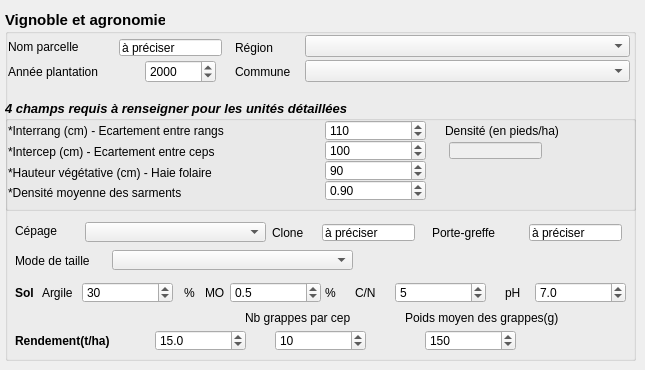
   <widget class="QWidget" name="tabAgronomie">
    <attribute name="title">
     <string>Agronomie</string>
    </attribute>
    <widget class="QGroupBox" name="groupBoxVignoble">
     <property name="enabled">
      <bool>true</bool>
     </property>
     <property name="geometry">
      <rect>
       <x>5</x>
       <y>10</y>
       <width>631</width>
       <height>351</height>
      </rect>
     </property>
     <property name="sizePolicy">
      <sizepolicy hsizetype="Minimum" vsizetype="Fixed">
       <horstretch>0</horstretch>
       <verstretch>0</verstretch>
      </sizepolicy>
     </property>
     <property name="font">
      <font>
       <pointsize>11</pointsize>
       <weight>75</weight>
       <bold>true</bold>
      </font>
     </property>
     <property name="toolTip">
      <string/>
     </property>
     <property name="whatsThis">
      <string>&lt;html&gt;&lt;head/&gt;&lt;body&gt;&lt;p&gt;&lt;span style=&quot; font-size:10pt; color:#00aa00;&quot;&gt;Dans les informations vignobles, 4 champs sont requis (*). Ils sont nécessaire pous accéder aux unités détaillées des indicateurs Physiocap :&lt;br/&gt;- nombre de sarments par m2 : &lt;/span&gt;&lt;span style=&quot; font-size:10pt; font-weight:600; color:#00aa00;&quot;&gt;NBSARMM2&lt;br/&gt;&lt;/span&gt;&lt;span style=&quot; font-size:10pt; color:#00aa00;&quot;&gt;- nombre de sarments par cep : &lt;/span&gt;&lt;span style=&quot; font-size:10pt; font-weight:600; color:#00aa00;&quot;&gt;NBSARCEP&lt;br/&gt;&lt;/span&gt;&lt;span style=&quot; font-size:10pt; color:#00aa00;&quot;&gt;- indicateur de surface de bois en mm²/m² : &lt;/span&gt;&lt;span style=&quot; font-size:10pt; font-weight:600; color:#00aa00;&quot;&gt;BIOMM2&lt;br/&gt;&lt;/span&gt;&lt;span style=&quot; font-size:10pt; color:#00aa00;&quot;&gt;- biomasse en g par m² : &lt;/span&gt;&lt;span style=&quot; font-size:10pt; font-weight:600; color:#00aa00;&quot;&gt;BIOMGM2&lt;br/&gt;&lt;/span&gt;&lt;span style=&quot; font-size:10pt; color:#00aa00;&quot;&gt;- biomasse par pieds : &lt;/span&gt;&lt;span style=&quot; font-size:10pt; font-weight:600; color:#00aa00;&quot;&gt;BIOMGCEP&lt;/span&gt;&lt;/p&gt;&lt;p&gt;&lt;span style=&quot; font-size:10pt; color:#00aa00;&quot;&gt;Sans ces informations de détails, l'extension ne calcule que 3 indicateurs :&lt;br/&gt;- nombre de sarment par metre lineaire : &lt;/span&gt;&lt;span style=&quot; font-size:10pt; font-weight:600; color:#00aa00;&quot;&gt;SARM&lt;br/&gt;&lt;/span&gt;&lt;span style=&quot; font-size:10pt; color:#00aa00;&quot;&gt;- section moyenne en mm : &lt;/span&gt;&lt;span style=&quot; font-size:10pt; font-weight:600; color:#00aa00;&quot;&gt;DIAM&lt;br/&gt;&lt;/span&gt;&lt;span style=&quot; font-size:10pt; color:#00aa00;&quot;&gt;- biomasse de la vigne mesurée en mm²/m linéaire : &lt;/span&gt;&lt;span style=&quot; font-size:10pt; font-weight:600; color:#00aa00;&quot;&gt;BIOM&lt;/span&gt;&lt;/p&gt;&lt;p&gt;&lt;span style=&quot; font-size:10pt; color:#00aa00;&quot;&gt;Pour en savoir plus, par le bouton, retrouvez le Wiki de l'extension et comprenez tous les indicateurs Physiocap.&lt;/span&gt;&lt;/p&gt;&lt;/body&gt;&lt;/html&gt;</string>
     </property>
     <property name="styleSheet">
      <string notr="true">QLineEdit { margin: 4px }</string>
     </property>
     <property name="title">
      <string>Vignoble et agronomie</string>
     </property>
     <property name="checkable">
      <bool>false</bool>
     </property>
     <widget class="QComboBox" name="comboBoxCepage">
      <property name="geometry">
       <rect>
        <x>80</x>
        <y>212</y>
        <width>181</width>
        <height>20</height>
       </rect>
      </property>
      <property name="font">
       <font>
        <pointsize>9</pointsize>
       </font>
      </property>
      <property name="toolTip">
       <string>&lt;html&gt;&lt;head/&gt;&lt;body&gt;&lt;p&gt;&lt;span style=&quot; font-size:10pt; color:#00aa00;&quot;&gt;Liste presque exhaustive.&lt;/span&gt;&lt;/p&gt;&lt;p&gt;&lt;span style=&quot; font-size:10pt; font-style:italic; color:#00aa00;&quot;&gt;Astuce : Taper la première lettre de votre cépage pour accéder à une liste limitée.&lt;/span&gt;&lt;/p&gt;&lt;/body&gt;&lt;/html&gt;</string>
      </property>
     </widget>
     <widget class="QLabel" name="lab_57">
      <property name="geometry">
       <rect>
        <x>10</x>
        <y>210</y>
        <width>61</width>
        <height>21</height>
       </rect>
      </property>
      <property name="sizePolicy">
       <sizepolicy hsizetype="Minimum" vsizetype="Fixed">
        <horstretch>0</horstretch>
        <verstretch>0</verstretch>
       </sizepolicy>
      </property>
      <property name="font">
       <font>
        <pointsize>9</pointsize>
       </font>
      </property>
      <property name="text">
       <string>Cépage</string>
      </property>
     </widget>
     <widget class="QLineEdit" name="lineEditPorteGreffe">
      <property name="geometry">
       <rect>
        <x>520</x>
        <y>210</y>
        <width>101</width>
        <height>25</height>
       </rect>
      </property>
      <property name="sizePolicy">
       <sizepolicy hsizetype="Expanding" vsizetype="Fixed">
        <horstretch>0</horstretch>
        <verstretch>0</verstretch>
       </sizepolicy>
      </property>
      <property name="font">
       <font>
        <pointsize>9</pointsize>
       </font>
      </property>
      <property name="text">
       <string>à préciser</string>
      </property>
     </widget>
     <widget class="QLabel" name="label_6">
      <property name="geometry">
       <rect>
        <x>427</x>
        <y>212</y>
        <width>91</width>
        <height>22</height>
       </rect>
      </property>
      <property name="font">
       <font>
        <pointsize>9</pointsize>
       </font>
      </property>
      <property name="text">
       <string>Porte-greffe</string>
      </property>
     </widget>
     <widget class="QLineEdit" name="lineEditClone">
      <property name="geometry">
       <rect>
        <x>313</x>
        <y>210</y>
        <width>101</width>
        <height>25</height>
       </rect>
      </property>
      <property name="sizePolicy">
       <sizepolicy hsizetype="Expanding" vsizetype="Fixed">
        <horstretch>0</horstretch>
        <verstretch>0</verstretch>
       </sizepolicy>
      </property>
      <property name="font">
       <font>
        <pointsize>9</pointsize>
       </font>
      </property>
      <property name="text">
       <string>à préciser</string>
      </property>
     </widget>
     <widget class="QLabel" name="label_Clone">
      <property name="geometry">
       <rect>
        <x>267</x>
        <y>212</y>
        <width>67</width>
        <height>22</height>
       </rect>
      </property>
      <property name="font">
       <font>
        <pointsize>9</pointsize>
       </font>
      </property>
      <property name="text">
       <string>Clone</string>
      </property>
     </widget>
     <widget class="QLabel" name="label_2">
      <property name="geometry">
       <rect>
        <x>230</x>
        <y>50</y>
        <width>71</width>
        <height>23</height>
       </rect>
      </property>
      <property name="sizePolicy">
       <sizepolicy hsizetype="Minimum" vsizetype="Fixed">
        <horstretch>0</horstretch>
        <verstretch>0</verstretch>
       </sizepolicy>
      </property>
      <property name="font">
       <font>
        <pointsize>9</pointsize>
       </font>
      </property>
      <property name="text">
       <string>Commune</string>
      </property>
     </widget>
     <widget class="QLabel" name="label_5">
      <property name="geometry">
       <rect>
        <x>3</x>
        <y>25</y>
        <width>111</width>
        <height>23</height>
       </rect>
      </property>
      <property name="sizePolicy">
       <sizepolicy hsizetype="Minimum" vsizetype="Fixed">
        <horstretch>0</horstretch>
        <verstretch>0</verstretch>
       </sizepolicy>
      </property>
      <property name="font">
       <font>
        <pointsize>9</pointsize>
       </font>
      </property>
      <property name="inputMethodHints">
       <set>Qt::ImhNone</set>
      </property>
      <property name="text">
       <string>Nom parcelle</string>
      </property>
     </widget>
     <widget class="QComboBox" name="comboBoxCommune">
      <property name="geometry">
       <rect>
        <x>300</x>
        <y>50</y>
        <width>325</width>
        <height>22</height>
       </rect>
      </property>
      <property name="font">
       <font>
        <pointsize>9</pointsize>
       </font>
      </property>
     </widget>
     <widget class="QLabel" name="label_7">
      <property name="geometry">
       <rect>
        <x>3</x>
        <y>50</y>
        <width>121</width>
        <height>23</height>
       </rect>
      </property>
      <property name="sizePolicy">
       <sizepolicy hsizetype="Minimum" vsizetype="Fixed">
        <horstretch>0</horstretch>
        <verstretch>0</verstretch>
       </sizepolicy>
      </property>
      <property name="font">
       <font>
        <pointsize>9</pointsize>
       </font>
      </property>
      <property name="text">
       <string>Année plantation</string>
      </property>
     </widget>
     <widget class="QSpinBox" name="spinBoxAnneePlant">
      <property name="geometry">
       <rect>
        <x>140</x>
        <y>50</y>
        <width>71</width>
        <height>23</height>
       </rect>
      </property>
      <property name="font">
       <font>
        <pointsize>9</pointsize>
       </font>
      </property>
      <property name="maximum">
       <number>2040</number>
      </property>
      <property name="singleStep">
       <number>1</number>
      </property>
      <property name="value">
       <number>2000</number>
      </property>
     </widget>
     <widget class="QLabel" name="label_8">
      <property name="geometry">
       <rect>
        <x>230</x>
        <y>26</y>
        <width>71</width>
        <height>23</height>
       </rect>
      </property>
      <property name="sizePolicy">
       <sizepolicy hsizetype="Minimum" vsizetype="Fixed">
        <horstretch>0</horstretch>
        <verstretch>0</verstretch>
       </sizepolicy>
      </property>
      <property name="font">
       <font>
        <pointsize>9</pointsize>
       </font>
      </property>
      <property name="text">
       <string>Région</string>
      </property>
     </widget>
     <widget class="QLabel" name="label_10">
      <property name="geometry">
       <rect>
        <x>179</x>
        <y>270</y>
        <width>21</width>
        <height>26</height>
       </rect>
      </property>
      <property name="font">
       <font>
        <pointsize>9</pointsize>
       </font>
      </property>
      <property name="text">
       <string>%</string>
      </property>
     </widget>
     <widget class="QLabel" name="label_9">
      <property name="geometry">
       <rect>
        <x>37</x>
        <y>270</y>
        <width>41</width>
        <height>26</height>
       </rect>
      </property>
      <property name="font">
       <font>
        <pointsize>9</pointsize>
       </font>
      </property>
      <property name="text">
       <string>Argile</string>
      </property>
     </widget>
     <widget class="QLabel" name="label_PH">
      <property name="geometry">
       <rect>
        <x>500</x>
        <y>270</y>
        <width>21</width>
        <height>26</height>
       </rect>
      </property>
      <property name="font">
       <font>
        <pointsize>9</pointsize>
       </font>
      </property>
      <property name="text">
       <string>pH</string>
      </property>
     </widget>
     <widget class="QLabel" name="label_11">
      <property name="geometry">
       <rect>
        <x>200</x>
        <y>270</y>
        <width>24</width>
        <height>26</height>
       </rect>
      </property>
      <property name="font">
       <font>
        <pointsize>9</pointsize>
       </font>
      </property>
      <property name="text">
       <string>MO</string>
      </property>
     </widget>
     <widget class="QLabel" name="label_16">
      <property name="geometry">
       <rect>
        <x>10</x>
        <y>270</y>
        <width>31</width>
        <height>26</height>
       </rect>
      </property>
      <property name="font">
       <font>
        <pointsize>9</pointsize>
        <weight>75</weight>
        <bold>true</bold>
       </font>
      </property>
      <property name="text">
       <string>Sol </string>
      </property>
     </widget>
     <widget class="QComboBox" name="comboBoxRegion">
      <property name="geometry">
       <rect>
        <x>300</x>
        <y>25</y>
        <width>325</width>
        <height>22</height>
       </rect>
      </property>
      <property name="font">
       <font>
        <pointsize>9</pointsize>
       </font>
      </property>
     </widget>
     <widget class="QLabel" name="lab_58">
      <property name="geometry">
       <rect>
        <x>10</x>
        <y>240</y>
        <width>121</width>
        <height>21</height>
       </rect>
      </property>
      <property name="sizePolicy">
       <sizepolicy hsizetype="Minimum" vsizetype="Fixed">
        <horstretch>0</horstretch>
        <verstretch>0</verstretch>
       </sizepolicy>
      </property>
      <property name="font">
       <font>
        <pointsize>9</pointsize>
        <weight>50</weight>
        <bold>false</bold>
       </font>
      </property>
      <property name="text">
       <string>Mode de taille</string>
      </property>
     </widget>
     <widget class="QComboBox" name="comboBoxTaille">
      <property name="geometry">
       <rect>
        <x>107</x>
        <y>240</y>
        <width>241</width>
        <height>20</height>
       </rect>
      </property>
      <property name="font">
       <font>
        <pointsize>9</pointsize>
       </font>
      </property>
     </widget>
     <widget class="QLabel" name="label_14">
      <property name="geometry">
       <rect>
        <x>350</x>
        <y>270</y>
        <width>31</width>
        <height>26</height>
       </rect>
      </property>
      <property name="font">
       <font>
        <pointsize>9</pointsize>
       </font>
      </property>
      <property name="text">
       <string>C/N</string>
      </property>
     </widget>
     <widget class="QSpinBox" name="spinBoxArgile">
      <property name="geometry">
       <rect>
        <x>77</x>
        <y>272</y>
        <width>91</width>
        <height>21</height>
       </rect>
      </property>
      <property name="font">
       <font>
        <pointsize>9</pointsize>
       </font>
      </property>
      <property name="inputMethodHints">
       <set>Qt::ImhDigitsOnly</set>
      </property>
      <property name="specialValueText">
       <string>Inconnu</string>
      </property>
      <property name="minimum">
       <number>0</number>
      </property>
      <property name="maximum">
       <number>100</number>
      </property>
      <property name="singleStep">
       <number>5</number>
      </property>
      <property name="value">
       <number>30</number>
      </property>
      <property name="displayIntegerBase">
       <number>10</number>
      </property>
     </widget>
     <widget class="QDoubleSpinBox" name="doubleSpinBoxMO">
      <property name="geometry">
       <rect>
        <x>225</x>
        <y>272</y>
        <width>91</width>
        <height>21</height>
       </rect>
      </property>
      <property name="font">
       <font>
        <pointsize>9</pointsize>
       </font>
      </property>
      <property name="toolTip">
       <string>&lt;html&gt;&lt;head/&gt;&lt;body&gt;&lt;p&gt;&lt;span style=&quot; font-size:10pt; color:#00aa00;&quot;&gt;Cette densité est utilisée dans le calcul de Biomasse en kg. La valeur 0,9 est une mesure moyenne dans la région Champagne. Mais la densité de vos bois dépend du cépage et des conditions météo.&lt;/span&gt;&lt;/p&gt;&lt;p&gt;&lt;span style=&quot; font-size:10pt; font-style:italic; color:#00aa00;&quot;&gt;Astuce : cette densité est un réel biais si vous comparez l'indice de biomasse à des pesées de bois de taille. Dans ce cas, prenez le temps de faire une mesure réelle de la densité de vos sarments, avant de préciser votre densité moyenne des sarments.&lt;/span&gt;&lt;/p&gt;&lt;/body&gt;&lt;/html&gt;</string>
      </property>
      <property name="specialValueText">
       <string>Inconnu</string>
      </property>
      <property name="decimals">
       <number>1</number>
      </property>
      <property name="minimum">
       <double>0.000000000000000</double>
      </property>
      <property name="maximum">
       <double>10.000000000000000</double>
      </property>
      <property name="singleStep">
       <double>0.100000000000000</double>
      </property>
      <property name="value">
       <double>0.500000000000000</double>
      </property>
     </widget>
     <widget class="QSpinBox" name="spinBoxCsurN">
      <property name="geometry">
       <rect>
        <x>390</x>
        <y>272</y>
        <width>91</width>
        <height>21</height>
       </rect>
      </property>
      <property name="font">
       <font>
        <pointsize>9</pointsize>
       </font>
      </property>
      <property name="inputMethodHints">
       <set>Qt::ImhDigitsOnly</set>
      </property>
      <property name="specialValueText">
       <string>Inconnu</string>
      </property>
      <property name="minimum">
       <number>0</number>
      </property>
      <property name="maximum">
       <number>50</number>
      </property>
      <property name="singleStep">
       <number>5</number>
      </property>
      <property name="value">
       <number>5</number>
      </property>
      <property name="displayIntegerBase">
       <number>10</number>
      </property>
     </widget>
     <widget class="QDoubleSpinBox" name="doubleSpinBoxPH">
      <property name="geometry">
       <rect>
        <x>530</x>
        <y>272</y>
        <width>91</width>
        <height>21</height>
       </rect>
      </property>
      <property name="font">
       <font>
        <pointsize>9</pointsize>
       </font>
      </property>
      <property name="toolTip">
       <string>&lt;html&gt;&lt;head/&gt;&lt;body&gt;&lt;p&gt;&lt;span style=&quot; font-size:10pt; color:#00aa00;&quot;&gt;Cette densité est utilisée dans le calcul de Biomasse en kg. La valeur 0,9 est une mesure moyenne dans la région Champagne. Mais la densité de vos bois dépend du cépage et des conditions météo.&lt;/span&gt;&lt;/p&gt;&lt;p&gt;&lt;span style=&quot; font-size:10pt; font-style:italic; color:#00aa00;&quot;&gt;Astuce : cette densité est un réel biais si vous comparez l'indice de biomasse à des pesées de bois de taille. Dans ce cas, prenez le temps de faire une mesure réelle de la densité de vos sarments, avant de préciser votre densité moyenne des sarments.&lt;/span&gt;&lt;/p&gt;&lt;/body&gt;&lt;/html&gt;</string>
      </property>
      <property name="specialValueText">
       <string>Inconnu</string>
      </property>
      <property name="decimals">
       <number>1</number>
      </property>
      <property name="minimum">
       <double>4.000000000000000</double>
      </property>
      <property name="maximum">
       <double>12.000000000000000</double>
      </property>
      <property name="singleStep">
       <double>0.100000000000000</double>
      </property>
      <property name="value">
       <double>7.000000000000000</double>
      </property>
     </widget>
     <widget class="QLabel" name="label_12">
      <property name="geometry">
       <rect>
        <x>320</x>
        <y>270</y>
        <width>21</width>
        <height>26</height>
       </rect>
      </property>
      <property name="font">
       <font>
        <pointsize>9</pointsize>
       </font>
      </property>
      <property name="text">
       <string>%</string>
      </property>
     </widget>
     <widget class="QGroupBox" name="groupBoxQuatresRequis">
      <property name="geometry">
       <rect>
        <x>0</x>
        <y>90</y>
        <width>631</width>
        <height>111</height>
       </rect>
      </property>
      <property name="font">
       <font>
        <pointsize>10</pointsize>
        <weight>75</weight>
        <italic>true</italic>
        <bold>true</bold>
       </font>
      </property>
      <property name="title">
       <string>4 champs requis à renseigner pour les unités détaillées</string>
      </property>
      <widget class="QLabel" name="lab_54">
       <property name="geometry">
        <rect>
         <x>500</x>
         <y>40</y>
         <width>81</width>
         <height>21</height>
        </rect>
       </property>
       <property name="font">
        <font>
         <pointsize>9</pointsize>
        </font>
       </property>
       <property name="text">
        <string/>
       </property>
      </widget>
      <widget class="QSpinBox" name="spinBoxInterrangs">
       <property name="geometry">
        <rect>
         <x>320</x>
         <y>20</y>
         <width>101</width>
         <height>21</height>
        </rect>
       </property>
       <property name="font">
        <font>
         <pointsize>9</pointsize>
        </font>
       </property>
       <property name="minimum">
        <number>70</number>
       </property>
       <property name="maximum">
        <number>500</number>
       </property>
       <property name="singleStep">
        <number>5</number>
       </property>
       <property name="value">
        <number>110</number>
       </property>
      </widget>
      <widget class="QLabel" name="lab_52">
       <property name="geometry">
        <rect>
         <x>3</x>
         <y>41</y>
         <width>301</width>
         <height>21</height>
        </rect>
       </property>
       <property name="sizePolicy">
        <sizepolicy hsizetype="Minimum" vsizetype="Fixed">
         <horstretch>0</horstretch>
         <verstretch>0</verstretch>
        </sizepolicy>
       </property>
       <property name="font">
        <font>
         <pointsize>9</pointsize>
        </font>
       </property>
       <property name="text">
        <string>*Intercep (cm) - Ecartement entre ceps</string>
       </property>
      </widget>
      <widget class="QSpinBox" name="spinBoxHauteur">
       <property name="geometry">
        <rect>
         <x>320</x>
         <y>60</y>
         <width>101</width>
         <height>21</height>
        </rect>
       </property>
       <property name="font">
        <font>
         <pointsize>9</pointsize>
        </font>
       </property>
       <property name="minimum">
        <number>30</number>
       </property>
       <property name="maximum">
        <number>200</number>
       </property>
       <property name="singleStep">
        <number>5</number>
       </property>
       <property name="value">
        <number>90</number>
       </property>
      </widget>
      <widget class="QLabel" name="lab_56">
       <property name="geometry">
        <rect>
         <x>3</x>
         <y>82</y>
         <width>301</width>
         <height>21</height>
        </rect>
       </property>
       <property name="sizePolicy">
        <sizepolicy hsizetype="Minimum" vsizetype="Fixed">
         <horstretch>0</horstretch>
         <verstretch>0</verstretch>
        </sizepolicy>
       </property>
       <property name="font">
        <font>
         <pointsize>9</pointsize>
        </font>
       </property>
       <property name="text">
        <string>*Densité moyenne des sarments</string>
       </property>
      </widget>
      <widget class="QSpinBox" name="spinBoxInterceps">
       <property name="geometry">
        <rect>
         <x>320</x>
         <y>40</y>
         <width>101</width>
         <height>21</height>
        </rect>
       </property>
       <property name="font">
        <font>
         <pointsize>9</pointsize>
        </font>
       </property>
       <property name="minimum">
        <number>50</number>
       </property>
       <property name="maximum">
        <number>250</number>
       </property>
       <property name="singleStep">
        <number>5</number>
       </property>
       <property name="value">
        <number>100</number>
       </property>
      </widget>
      <widget class="QDoubleSpinBox" name="doubleSpinBoxDensite">
       <property name="geometry">
        <rect>
         <x>320</x>
         <y>80</y>
         <width>101</width>
         <height>21</height>
        </rect>
       </property>
       <property name="font">
        <font>
         <pointsize>9</pointsize>
        </font>
       </property>
       <property name="toolTip">
        <string>&lt;html&gt;&lt;head/&gt;&lt;body&gt;&lt;p&gt;&lt;span style=&quot; font-size:10pt; color:#00aa00;&quot;&gt;Cette densité est utilisée dans le calcul de Biomasse en kg. La valeur 0,9 est une mesure moyenne dans la région Champagne. Mais la densité de vos bois dépend du cépage et des conditions météo.&lt;/span&gt;&lt;/p&gt;&lt;p&gt;&lt;span style=&quot; font-size:10pt; font-style:italic; color:#00aa00;&quot;&gt;Astuce : cette densité est un réel biais si vous comparez l'indice de biomasse à des pesées de bois de taille. Dans ce cas, prenez le temps de faire une mesure réelle de la densité de vos sarments, avant de préciser votre densité moyenne des sarments.&lt;/span&gt;&lt;/p&gt;&lt;/body&gt;&lt;/html&gt;</string>
       </property>
       <property name="decimals">
        <number>2</number>
       </property>
       <property name="minimum">
        <double>0.500000000000000</double>
       </property>
       <property name="maximum">
        <double>1.000000000000000</double>
       </property>
       <property name="singleStep">
        <double>0.050000000000000</double>
       </property>
       <property name="value">
        <double>0.900000000000000</double>
       </property>
      </widget>
      <widget class="QLabel" name="lab_53">
       <property name="geometry">
        <rect>
         <x>440</x>
         <y>20</y>
         <width>181</width>
         <height>21</height>
        </rect>
       </property>
       <property name="font">
        <font>
         <pointsize>9</pointsize>
        </font>
       </property>
       <property name="text">
        <string>Densité (en pieds/ha)</string>
       </property>
      </widget>
      <widget class="QLabel" name="lab_55">
       <property name="geometry">
        <rect>
         <x>3</x>
         <y>62</y>
         <width>301</width>
         <height>21</height>
        </rect>
       </property>
       <property name="sizePolicy">
        <sizepolicy hsizetype="Minimum" vsizetype="Fixed">
         <horstretch>0</horstretch>
         <verstretch>0</verstretch>
        </sizepolicy>
       </property>
       <property name="font">
        <font>
         <pointsize>9</pointsize>
        </font>
       </property>
       <property name="text">
        <string>*Hauteur végétative (cm) - Haie folaire</string>
       </property>
      </widget>
      <widget class="QLineEdit" name="lineEditDensite">
       <property name="enabled">
        <bool>false</bool>
       </property>
       <property name="geometry">
        <rect>
         <x>440</x>
         <y>38</y>
         <width>101</width>
         <height>25</height>
        </rect>
       </property>
       <property name="font">
        <font>
         <pointsize>9</pointsize>
        </font>
       </property>
       <property name="inputMethodHints">
        <set>Qt::ImhDialableCharactersOnly</set>
       </property>
       <property name="maxLength">
        <number>50</number>
       </property>
       <property name="dragEnabled">
        <bool>true</bool>
       </property>
      </widget>
      <widget class="QLabel" name="lab_51">
       <property name="geometry">
        <rect>
         <x>3</x>
         <y>20</y>
         <width>291</width>
         <height>21</height>
        </rect>
       </property>
       <property name="sizePolicy">
        <sizepolicy hsizetype="Minimum" vsizetype="Fixed">
         <horstretch>0</horstretch>
         <verstretch>0</verstretch>
        </sizepolicy>
       </property>
       <property name="font">
        <font>
         <pointsize>9</pointsize>
        </font>
       </property>
       <property name="text">
        <string>*Interrang (cm) - Ecartement entre rangs</string>
       </property>
      </widget>
     </widget>
     <widget class="QLineEdit" name="lineEditNomParcelle">
      <property name="geometry">
       <rect>
        <x>110</x>
        <y>25</y>
        <width>111</width>
        <height>25</height>
       </rect>
      </property>
      <property name="sizePolicy">
       <sizepolicy hsizetype="Expanding" vsizetype="Fixed">
        <horstretch>0</horstretch>
        <verstretch>0</verstretch>
       </sizepolicy>
      </property>
      <property name="font">
       <font>
        <pointsize>9</pointsize>
       </font>
      </property>
      <property name="text">
       <string>à préciser</string>
      </property>
     </widget>
     <widget class="QSpinBox" name="spinBoxPoidsMoyenGrappes">
      <property name="geometry">
       <rect>
        <x>420</x>
        <y>320</y>
        <width>91</width>
        <height>21</height>
       </rect>
      </property>
      <property name="font">
       <font>
        <pointsize>9</pointsize>
       </font>
      </property>
      <property name="inputMethodHints">
       <set>Qt::ImhDigitsOnly</set>
      </property>
      <property name="specialValueText">
       <string>Inconnu</string>
      </property>
      <property name="minimum">
       <number>0</number>
      </property>
      <property name="maximum">
       <number>500</number>
      </property>
      <property name="singleStep">
       <number>5</number>
      </property>
      <property name="value">
       <number>150</number>
      </property>
      <property name="displayIntegerBase">
       <number>10</number>
      </property>
     </widget>
     <widget class="QLabel" name="label_20">
      <property name="geometry">
       <rect>
        <x>240</x>
        <y>300</y>
        <width>131</width>
        <height>16</height>
       </rect>
      </property>
      <property name="sizePolicy">
       <sizepolicy hsizetype="Minimum" vsizetype="Fixed">
        <horstretch>0</horstretch>
        <verstretch>0</verstretch>
       </sizepolicy>
      </property>
      <property name="font">
       <font>
        <pointsize>9</pointsize>
        <weight>50</weight>
        <bold>false</bold>
       </font>
      </property>
      <property name="text">
       <string>Nb grappes par cep</string>
      </property>
     </widget>
     <widget class="QSpinBox" name="spinBoxNbGrappes">
      <property name="geometry">
       <rect>
        <x>270</x>
        <y>320</y>
        <width>91</width>
        <height>21</height>
       </rect>
      </property>
      <property name="font">
       <font>
        <pointsize>9</pointsize>
       </font>
      </property>
      <property name="inputMethodHints">
       <set>Qt::ImhDigitsOnly</set>
      </property>
      <property name="specialValueText">
       <string>Inconnu</string>
      </property>
      <property name="minimum">
       <number>0</number>
      </property>
      <property name="maximum">
       <number>50</number>
      </property>
      <property name="singleStep">
       <number>1</number>
      </property>
      <property name="value">
       <number>10</number>
      </property>
      <property name="displayIntegerBase">
       <number>10</number>
      </property>
     </widget>
     <widget class="QLabel" name="label_19">
      <property name="geometry">
       <rect>
        <x>400</x>
        <y>300</y>
        <width>211</width>
        <height>16</height>
       </rect>
      </property>
      <property name="sizePolicy">
       <sizepolicy hsizetype="Minimum" vsizetype="Fixed">
        <horstretch>0</horstretch>
        <verstretch>0</verstretch>
       </sizepolicy>
      </property>
      <property name="font">
       <font>
        <pointsize>9</pointsize>
        <weight>50</weight>
        <italic>false</italic>
        <bold>false</bold>
       </font>
      </property>
      <property name="text">
       <string>Poids moyen des grappes(g)</string>
      </property>
     </widget>
     <widget class="QDoubleSpinBox" name="doubleSpinBoxRendement">
      <property name="geometry">
       <rect>
        <x>150</x>
        <y>320</y>
        <width>91</width>
        <height>21</height>
       </rect>
      </property>
      <property name="font">
       <font>
        <pointsize>9</pointsize>
       </font>
      </property>
      <property name="toolTip">
       <string>&lt;html&gt;&lt;head/&gt;&lt;body&gt;&lt;p&gt;&lt;span style=&quot; font-size:10pt; color:#00aa00;&quot;&gt;Cette densité est utilisée dans le calcul de Biomasse en kg. La valeur 0,9 est une mesure moyenne dans la région Champagne. Mais la densité de vos bois dépend du cépage et des conditions météo.&lt;/span&gt;&lt;/p&gt;&lt;p&gt;&lt;span style=&quot; font-size:10pt; font-style:italic; color:#00aa00;&quot;&gt;Astuce : cette densité est un réel biais si vous comparez l'indice de biomasse à des pesées de bois de taille. Dans ce cas, prenez le temps de faire une mesure réelle de la densité de vos sarments, avant de préciser votre densité moyenne des sarments.&lt;/span&gt;&lt;/p&gt;&lt;/body&gt;&lt;/html&gt;</string>
      </property>
      <property name="specialValueText">
       <string>Inconnu</string>
      </property>
      <property name="decimals">
       <number>1</number>
      </property>
      <property name="minimum">
       <double>0.000000000000000</double>
      </property>
      <property name="maximum">
       <double>45.000000000000000</double>
      </property>
      <property name="singleStep">
       <double>0.500000000000000</double>
      </property>
      <property name="value">
       <double>15.000000000000000</double>
      </property>
     </widget>
     <widget class="QLabel" name="label_33">
      <property name="geometry">
       <rect>
        <x>10</x>
        <y>320</y>
        <width>131</width>
        <height>21</height>
       </rect>
      </property>
      <property name="sizePolicy">
       <sizepolicy hsizetype="Minimum" vsizetype="Fixed">
        <horstretch>0</horstretch>
        <verstretch>0</verstretch>
       </sizepolicy>
      </property>
      <property name="font">
       <font>
        <pointsize>9</pointsize>
        <weight>75</weight>
        <bold>true</bold>
       </font>
      </property>
      <property name="text">
       <string>Rendement(t/ha)</string>
      </property>
     </widget>
    </widget>
   </widget>
